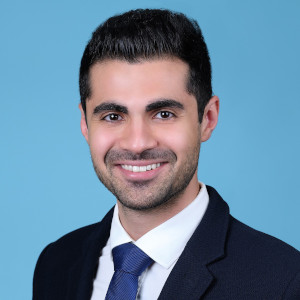
#> input picture 2026/assets/images/NavidAzizan_c.jpg, 300 x 300 px
$ python image-preparer.py ../../2026/assets/images
#> lines starting #> are read from the running program, lines starting #| are printed output that depends on the picture; after the words box and inside, x2 and y2 are one past the last pixel; in counts of white or black regions, pixels touching at a corner belong together
#!/usr/bin/env python
# -*- coding: utf-8 -*-

# imports
import argparse
import glob
import os

import cv2
import matplotlib.pyplot as plt
from PIL import Image

# Load the pre-trained Haar Cascade face detector
face_cascade = cv2.CascadeClassifier(
    cv2.data.haarcascades + "haarcascade_frontalface_default.xml"
)


import cv2


def detect_face(image_path):
    # Load the image using OpenCV
    img = cv2.imread(image_path)

    # Check if the image was successfully loaded
    if img is None:
        print(f"Error: Could not open {image_path}. Check the file path and format.")
        return None, None

    gray = cv2.cvtColor(img, cv2.COLOR_BGR2GRAY)

    # Detect faces in the image (returns all detected faces)
    faces = face_cascade.detectMultiScale(gray, 1.1, 4)

    if len(faces) == 0:
        print(f"No face detected in {image_path}")
        return None, None

    # Calculate the center of the image (to prioritize faces near the center)
    img_center_x, img_center_y = img.shape[1] // 2, img.shape[0] // 2

    # Function to score faces based on size and distance from the center of the image
    def face_score(face):
        x, y, w, h = face
        face_center_x, face_center_y = x + w // 2, y + h // 2
        size_score = w * h  # Face size (prefer larger faces)
        distance_score = (
            (face_center_x - img_center_x) ** 2 + (face_center_y - img_center_y) ** 2
        ) ** 0.5
        return size_score - distance_score  # Larger face + closer to center = better

    # Sort faces by the score (higher score is better)
    best_face = max(faces, key=face_score)

    x, y, w, h = best_face

    # DEBUG: Plot the bounding box over the image
    img_with_box = img.copy()
    cv2.rectangle(
        img_with_box, (x, y), (x + w, y + h), (255, 0, 0), 2
    )  # Draw bounding box

    # Convert to RGB format for matplotlib
    img_rgb = cv2.cvtColor(img_with_box, cv2.COLOR_BGR2RGB)

    # Plot the image with the bounding box
    plt.figure(figsize=(8, 6))
    plt.imshow(img_rgb)
    plt.title(f"Detected face in {image_path}")
    plt.axis("off")  # Hide axis labels
    plt.show()

    return (x, y, w, h), img


# Parameters for padding control
top_bottom_padding_percentage = 0.5  # 50% of the face height above and below
left_right_padding_percentage = 0.2  # 20% of the face width to the left and right
target_height = 400  # Output height


def adjust_bounding_box(x, y, w, h, img_width, img_height):
    # Add padding based on percentage of height and width
    padding_top_bottom = int(h * top_bottom_padding_percentage)
    padding_left_right = int(w * left_right_padding_percentage)

    # Adjust the bounding box with padding
    crop_top = max(0, y - padding_top_bottom)
    crop_bottom = min(img_height, y + h + padding_top_bottom)
    crop_left = max(0, x - padding_left_right)
    crop_right = min(img_width, x + w + padding_left_right)

    # New crop width and height after padding
    crop_width = crop_right - crop_left
    crop_height = crop_bottom - crop_top

    return crop_top, crop_bottom, crop_left, crop_right, crop_width, crop_height


def ensure_aspect_ratio(
    crop_top,
    crop_bottom,
    crop_left,
    crop_right,
    crop_width,
    crop_height,
    img_width,
    img_height,
    target_aspect_ratio,
):
    # Calculate current aspect ratio (height:width)
    current_aspect_ratio = crop_height / crop_width

    if current_aspect_ratio < target_aspect_ratio:
        # Current crop is too wide - need to reduce width
        # Calculate the required width to match the target aspect ratio
        required_width = int(crop_height / target_aspect_ratio)
        width_reduction = crop_width - required_width

        # Add equal padding to both sides (reduce width equally from both sides)
        pad_left = width_reduction // 2
        pad_right = width_reduction - pad_left

        crop_left += pad_left
        crop_right -= pad_right

    elif current_aspect_ratio > target_aspect_ratio:
        # Current crop is too tall - need to reduce height
        # Calculate the required height to match the target aspect ratio
        required_height = int(crop_width * target_aspect_ratio)
        height_reduction = crop_height - required_height

        # Add equal padding to top and bottom (reduce height equally from top and bottom)
        pad_top = height_reduction // 2
        pad_bottom = height_reduction - pad_top

        crop_top += pad_top
        crop_bottom -= pad_bottom

    # Return the adjusted coordinates
    return crop_top, crop_bottom, crop_left, crop_right


def crop_and_resize(image, face_box, target_aspect_ratio):
    x, y, w, h = face_box
    img_height, img_width = image.shape[:2]

    # Step 1: Adjust bounding box with controllable padding
    crop_top, crop_bottom, crop_left, crop_right, crop_width, crop_height = (
        adjust_bounding_box(x, y, w, h, img_width, img_height)
    )

    # Step 2: Ensure the adjusted box has the correct aspect ratio
    # Instead of expanding the crop, we'll trim it to maintain aspect ratio
    crop_top, crop_bottom, crop_left, crop_right = ensure_aspect_ratio(
        crop_top,
        crop_bottom,
        crop_left,
        crop_right,
        crop_right - crop_left,  # Use actual width after padding
        crop_bottom - crop_top,  # Use actual height after padding
        img_width,
        img_height,
        target_aspect_ratio,
    )

    # Step 3: Crop the image
    cropped_img = image[crop_top:crop_bottom, crop_left:crop_right]

    # Convert the cropped image to PIL format for resizing
    cropped_img_pil = Image.fromarray(cv2.cvtColor(cropped_img, cv2.COLOR_BGR2RGB))

    # Calculate target width based on target aspect ratio and target height
    target_width = int(target_height / target_aspect_ratio)

    # Resize to the final size
    resized_img = cropped_img_pil.resize(
        (target_width, target_height), Image.Resampling.LANCZOS
    )

    return resized_img


def main():
    # Parse command line arguments
    parser = argparse.ArgumentParser(description="Process images with face detection and cropping")
    parser.add_argument(
        "input_dir",
        help="Input directory containing images"
    )
    parser.add_argument(
        "--aspect-ratio",
        type=float,
        default=1.0,
        help="Target aspect ratio (height/width) for cropped images (default: 1.0 for 1:1 square)"
    )

    args = parser.parse_args()
    target_aspect_ratio = args.aspect_ratio
    input_dir = args.input_dir

    output_dir = os.path.join(input_dir, "processed_images")

    # Create output directory if it doesn't exist
    os.makedirs(output_dir, exist_ok=True)

    image_paths = (
        glob.glob(f"{input_dir}/*.jpg")
        + glob.glob(f"{input_dir}/*.jpeg")
        + glob.glob(f"{input_dir}/*.png")
    )

    for image_path in image_paths:
        face_box, img = detect_face(image_path)
#> in detect_face, img is the input picture: shape (300, 300, 3); mean B, G, R 156, 133.7, 104.6
#> in detect_face, `gray = cv2.cvtColor(img, cv2.COLOR_BGR2GRAY)`:
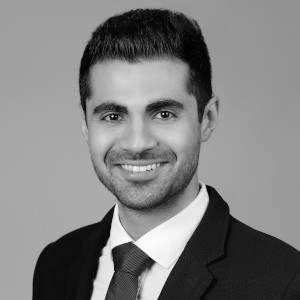
#> gray: shape (300, 300); min 0, max 255, mean 127.6
#> in detect_face, `faces = face_cascade.detectMultiScale(gray, 1.1, 4)`: faces = [[59, 51, 161, 161]]
#> in face_score, `x, y, w, h = face`: x = 59; y = 51; w = 161
#> in face_score, `face_center_x, face_center_y = x + w // 2, y + h // 2`: face_center_x = 139; face_center_y = 131
#> in face_score, `size_score = w * h`: size_score = 25921
#> in face_score, `distance_score = ( (face_center_x - img_center_x) ** 2 + (face_center_..`: distance_score = 21.95
#> in detect_face, `best_face = max(faces, key=face_score)`: best_face = [59, 51, 161, 161]
#> in detect_face, `x, y, w, h = best_face`: x = 59; y = 51; w = 161
#> in detect_face, `cv2.rectangle( img_with_box, (x, y), (x + w, y + h), (255, 0, 0), 2 )`:
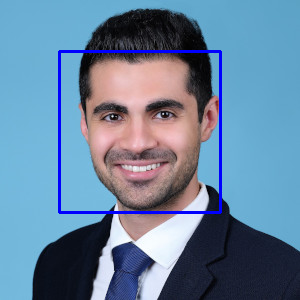
#> img_with_box: shape (300, 300, 3); 2.14% of pixels changed, all inside (x1, y1, x2, y2) = (58, 50, 222, 214)
#> face_box = (59, 51, 161, 161)

        if face_box:
            # Perform crop and resize
            result_img = crop_and_resize(img, face_box, target_aspect_ratio)
#> in crop_and_resize, `x, y, w, h = face_box`: x = 59; y = 51; w = 161
#> in adjust_bounding_box, `padding_top_bottom = int(h * top_bottom_padding_percentage)`: padding_top_bottom = 80
#> in adjust_bounding_box, `padding_left_right = int(w * left_right_padding_percentage)`: padding_left_right = 32
#> in adjust_bounding_box, `crop_top = max(0, y - padding_top_bottom)`: crop_top = 0
#> in adjust_bounding_box, `crop_bottom = min(img_height, y + h + padding_top_bottom)`: crop_bottom = 292
#> in adjust_bounding_box, `crop_left = max(0, x - padding_left_right)`: crop_left = 27
#> in adjust_bounding_box, `crop_right = min(img_width, x + w + padding_left_right)`: crop_right = 252
#> in adjust_bounding_box, `crop_width = crop_right - crop_left`: crop_width = 225
#> in adjust_bounding_box, `crop_height = crop_bottom - crop_top`: crop_height = 292
#> in crop_and_resize, `crop_top, crop_bottom, crop_left, crop_right, crop_width, crop_height ..`: crop_top = 0; crop_bottom = 292; crop_left = 27; crop_right = 252; crop_width = 225; crop_height = 292
#> in ensure_aspect_ratio, `current_aspect_ratio = crop_height / crop_width`: current_aspect_ratio = 1.3
#> in ensure_aspect_ratio, `required_height = int(crop_width * target_aspect_ratio)`: required_height = 225
#> in ensure_aspect_ratio, `height_reduction = crop_height - required_height`: height_reduction = 67
#> in ensure_aspect_ratio, `pad_top = height_reduction // 2`: pad_top = 33
#> in ensure_aspect_ratio, `pad_bottom = height_reduction - pad_top`: pad_bottom = 34
#> in ensure_aspect_ratio, `crop_top += pad_top`: crop_top = 33
#> in ensure_aspect_ratio, `crop_bottom -= pad_bottom`: crop_bottom = 258
#> in crop_and_resize, `crop_top, crop_bottom, crop_left, crop_right = ensure_aspect_ratio( cr..`: crop_top = 33; crop_bottom = 258
#> in crop_and_resize, `cropped_img = image[crop_top:crop_bottom, crop_left:crop_right]`:
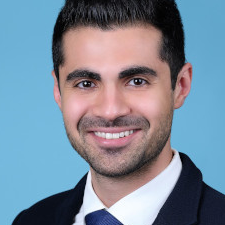
#> cropped_img: shape (225, 225, 3); mean B, G, R 153.3, 137, 121.2
#> in crop_and_resize, `resized_img = cropped_img_pil.resize( (target_width, target_height), I..`:
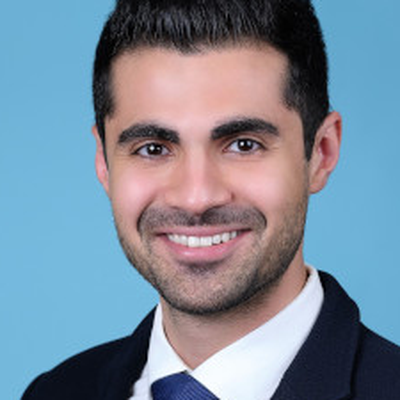
#> resized_img: PIL image 400x400 RGB; mean R, G, B 121.2, 137, 153.3

            # Generate output file name
            file_name = os.path.basename(image_path)
            name_without_ext = os.path.splitext(file_name)[0]
            output_path = os.path.join(output_dir, f"{name_without_ext}_processed.png")

            # Save the processed image
            result_img.save(output_path)
            print(f"Processed image saved as {output_path}")
#> pass 2 of the loop in main, `for image_path in image_paths:`:
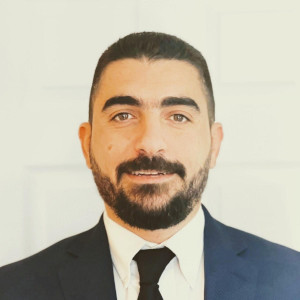
#> input picture 2026/assets/images/ismail.jpg, 300 x 300 px
#> in detect_face, img is the input picture: shape (300, 300, 3); mean B, G, R 166.1, 182.1, 189.3
#> faces = [[66, 46, 172, 172]]
#> best_face = [66, 46, 172, 172]
#> in detect_face (call 2), `x, y, w, h = best_face`: x = 66; y = 46; w = 172
#> in detect_face (call 2), `cv2.rectangle( img_with_box, (x, y), (x + w, y + h), (255, 0, 0), 2 )`:
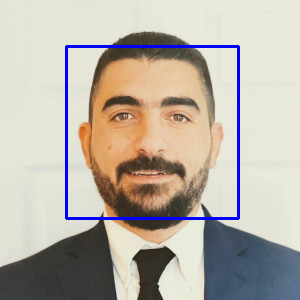
#> img_with_box: shape (300, 300, 3); 2.29% of pixels changed, all inside (x1, y1, x2, y2) = (65, 45, 240, 220)
#> face_box = (66, 46, 172, 172)
#> in crop_and_resize (call 2), `x, y, w, h = face_box`: x = 66; y = 46; w = 172
#> in crop_and_resize (call 2), `crop_top, crop_bottom, crop_left, crop_right, crop_width, crop_height ..`: crop_top = 0; crop_bottom = 300; crop_left = 32; crop_right = 272; crop_width = 240; crop_height = 300
#> in crop_and_resize (call 2), `crop_top, crop_bottom, crop_left, crop_right = ensure_aspect_ratio( cr..`: crop_top = 30; crop_bottom = 270
#> in crop_and_resize (call 2), `cropped_img = image[crop_top:crop_bottom, crop_left:crop_right]`:
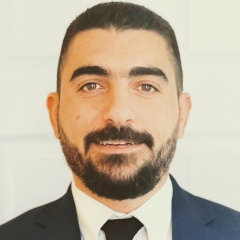
#> cropped_img: shape (240, 240, 3); mean B, G, R 156.4, 176.3, 189.1
#> cropped_img_pil: PIL image 240x240 RGB


if __name__ == "__main__":
    main()
